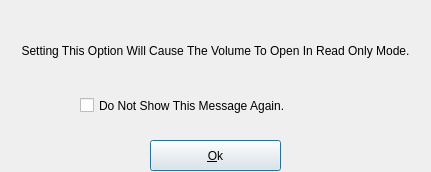
<?xml version="1.0" encoding="UTF-8"?>
<ui version="4.0">
 <class>readOnlyWarning</class>
 <widget class="QDialog" name="readOnlyWarning">
  <property name="geometry">
   <rect>
    <x>0</x>
    <y>0</y>
    <width>431</width>
    <height>172</height>
   </rect>
  </property>
  <property name="windowTitle">
   <string>WARNING</string>
  </property>
  <widget class="QCheckBox" name="checkBox">
   <property name="geometry">
    <rect>
     <x>80</x>
     <y>80</y>
     <width>341</width>
     <height>51</height>
    </rect>
   </property>
   <property name="text">
    <string>Do Not Show This Message Again.</string>
   </property>
  </widget>
  <widget class="QLabel" name="label">
   <property name="geometry">
    <rect>
     <x>20</x>
     <y>10</y>
     <width>391</width>
     <height>81</height>
    </rect>
   </property>
   <property name="text">
    <string>Setting This Option Will Cause The Volume To Open In Read Only Mode.</string>
   </property>
   <property name="alignment">
    <set>Qt::AlignCenter</set>
   </property>
   <property name="wordWrap">
    <bool>true</bool>
   </property>
  </widget>
  <widget class="QPushButton" name="PbOK">
   <property name="geometry">
    <rect>
     <x>150</x>
     <y>140</y>
     <width>131</width>
     <height>31</height>
    </rect>
   </property>
   <property name="text">
    <string>&amp;Ok</string>
   </property>
  </widget>
 </widget>
 <resources/>
 <connections/>
</ui>
